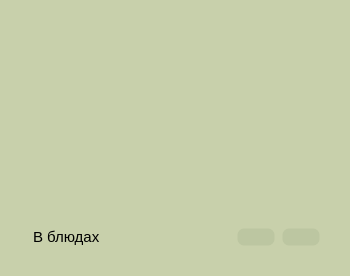
               <widget class="QFrame" name="frame_19">
                <property name="sizePolicy">
                 <sizepolicy hsizetype="Expanding" vsizetype="Preferred">
                  <horstretch>0</horstretch>
                  <verstretch>0</verstretch>
                 </sizepolicy>
                </property>
                <property name="minimumSize">
                 <size>
                  <width>350</width>
                  <height>0</height>
                 </size>
                </property>
                <property name="maximumSize">
                 <size>
                  <width>300</width>
                  <height>16777215</height>
                 </size>
                </property>
                <property name="font">
                 <font>
                  <family>a_FuturaRoundTitulSh</family>
                  <pointsize>10</pointsize>
                  <weight>75</weight>
                  <bold>true</bold>
                 </font>
                </property>
                <property name="styleSheet">
                 <string notr="true">background-color:#C8D0AB;
border: 3px solid transparent;
border-radius:30px;
</string>
                </property>
                <property name="frameShape">
                 <enum>QFrame::StyledPanel</enum>
                </property>
                <property name="frameShadow">
                 <enum>QFrame::Raised</enum>
                </property>
                <layout class="QVBoxLayout" name="verticalLayout_8">
                 <property name="leftMargin">
                  <number>20</number>
                 </property>
                 <property name="topMargin">
                  <number>20</number>
                 </property>
                 <property name="rightMargin">
                  <number>20</number>
                 </property>
                 <property name="bottomMargin">
                  <number>20</number>
                 </property>
                 <item>
                  <widget class="QTableWidget" name="tableWidget_ingr_in_dishes">
                   <property name="enabled">
                    <bool>true</bool>
                   </property>
                   <property name="sizePolicy">
                    <sizepolicy hsizetype="Preferred" vsizetype="Expanding">
                     <horstretch>0</horstretch>
                     <verstretch>0</verstretch>
                    </sizepolicy>
                   </property>
                   <property name="minimumSize">
                    <size>
                     <width>0</width>
                     <height>0</height>
                    </size>
                   </property>
                   <property name="focusPolicy">
                    <enum>Qt::NoFocus</enum>
                   </property>
                   <property name="styleSheet">
                    <string notr="true">QTableWidget:disabled{
color:black;
}
QTableWidget::item:selected:disabled{
color:black;
}
/* Яейки*/
* {
    gridline-color: #071e26 ;
    font-size: 10pt;
	spacing:15px;
}


/* Черная линия сбоку*/
QHeaderView{
background-color: rgb(200, 208, 171);
}
/* Левый квадрат*/
QTableCornerButton::section {
   background-color: transparent;
margin-top:12px;
margin-bottom:18px;
margin-right:15px;
margin-left:7px;
border-image: url(':/icons/icons_images/database.svg') 0 0 0 0 stretch stretch;
	
	
}
/*заголовки*/
QHeaderView::section {
    background-color: black;
	border: 1px solid transparent;
	border-radius:2px;
	font-size:16px;
	padding-bottom:9px;
	padding-right:10px;
}
/* Горизонтальные заголовки*/
QHeaderView::section:horizontal{
background-color: transparent;
color:black; 
border-radius:0px;
border-bottom:2px solid #BCC6A1;
margin-bottom:5px;
font-style: italic;
padding-top:6px;


}

/* Вертикальные заголовки*/
QHeaderView::section:vertical{
background-color: transparent;
color:black; 
font-size:12px;
border-radius:0px;
border-right:2px solid #BCC6A1;
margin-right:5px;
margin-bottom:4px;
font-style: italic;
padding-left:8px;
padding-top:9px;
padding-bottom:6px;
margin-top:-4px;
spacing:10px;
}

/*АКТИВНЫЕ СЕКЦИИ ПРИ НАВЕДЕНИИ!*/


/*ячейка при наведении*/
QTableWidget::item:hover {
	background-color:#E1E5C3;
	border-radius: 3px;
}
/* Горизонтальный активный сектор*/
QHeaderView::section:horizontal:hover{
background-color: #E1E5C3;
border-bottom:2px solid #BCC6A1;
border-radius: 5px;

}
/* Вертикальный активный сектор*/
QHeaderView::section:vertical:hover{
background-color: #E1E5C3;
border-right:2px solid #BCC6A1;
border-radius: 5px;
}
/*выделенная строка*/
QTableWidget::item:selected {
	background-color: #FBFFD8;
	border-radius: 3px;

}</string>
                   </property>
                   <property name="selectionMode">
                    <enum>QAbstractItemView::SingleSelection</enum>
                   </property>
                   <property name="selectionBehavior">
                    <enum>QAbstractItemView::SelectRows</enum>
                   </property>
                   <property name="showGrid">
                    <bool>false</bool>
                   </property>
                  </widget>
                 </item>
                 <item>
                  <widget class="QFrame" name="frame_20">
                   <property name="styleSheet">
                    <string notr="true">background-color:#C8D0AB;
border: 3px solid transparent;
border-radius:30px;</string>
                   </property>
                   <property name="frameShape">
                    <enum>QFrame::StyledPanel</enum>
                   </property>
                   <property name="frameShadow">
                    <enum>QFrame::Raised</enum>
                   </property>
                   <layout class="QHBoxLayout" name="horizontalLayout_12">
                    <property name="spacing">
                     <number>20</number>
                    </property>
                    <property name="leftMargin">
                     <number>0</number>
                    </property>
                    <property name="topMargin">
                     <number>0</number>
                    </property>
                    <property name="rightMargin">
                     <number>0</number>
                    </property>
                    <property name="bottomMargin">
                     <number>0</number>
                    </property>
                    <item alignment="Qt::AlignLeft">
                     <widget class="QLabel" name="label_4">
                      <property name="font">
                       <font>
                        <pointsize>11</pointsize>
                        <italic>false</italic>
                        <underline>false</underline>
                        <strikeout>false</strikeout>
                       </font>
                      </property>
                      <property name="styleSheet">
                       <string notr="true">width: 50%;</string>
                      </property>
                      <property name="text">
                       <string>В блюдах</string>
                      </property>
                     </widget>
                    </item>
                    <item alignment="Qt::AlignRight">
                     <widget class="QFrame" name="frame_21">
                      <property name="styleSheet">
                       <string notr="true">*{
background-color:transparent;
border: 3px solid transparent;
}
QPushButton {
border-radius:8px;
}

</string>
                      </property>
                      <property name="frameShape">
                       <enum>QFrame::StyledPanel</enum>
                      </property>
                      <property name="frameShadow">
                       <enum>QFrame::Raised</enum>
                      </property>
                      <layout class="QHBoxLayout" name="horizontalLayout_13">
                       <property name="spacing">
                        <number>5</number>
                       </property>
                       <property name="leftMargin">
                        <number>0</number>
                       </property>
                       <property name="topMargin">
                        <number>0</number>
                       </property>
                       <property name="rightMargin">
                        <number>0</number>
                       </property>
                       <property name="bottomMargin">
                        <number>0</number>
                       </property>
                       <item>
                        <widget class="QPushButton" name="pushButton_edit_ingr_in_dish">
                         <property name="enabled">
                          <bool>false</bool>
                         </property>
                         <property name="minimumSize">
                          <size>
                           <width>40</width>
                           <height>0</height>
                          </size>
                         </property>
                         <property name="styleSheet">
                          <string notr="true">QPushButton:enabled{
background-color:rgb(239, 199, 0);
}
QPushButton:disabled{
background-color:rgb(188, 198, 161);
}
QPushButton:hover{
background-color:rgb(255, 191, 0);
}
QPushButton:pressed{
background-color:rgb(252, 198, 1);
}
</string>
                         </property>
                         <property name="text">
                          <string/>
                         </property>
                         <property name="icon">
                          <iconset resource="icons/icons.qrc">
                           <normaloff>:/icons/icons_images/edit-2.svg</normaloff>:/icons/icons_images/edit-2.svg</iconset>
                         </property>
                         <property name="iconSize">
                          <size>
                           <width>20</width>
                           <height>20</height>
                          </size>
                         </property>
                        </widget>
                       </item>
                       <item>
                        <widget class="QPushButton" name="pushButton_delete_ingr_in_dish">
                         <property name="enabled">
                          <bool>false</bool>
                         </property>
                         <property name="minimumSize">
                          <size>
                           <width>40</width>
                           <height>0</height>
                          </size>
                         </property>
                         <property name="styleSheet">
                          <string notr="true">QPushButton:enabled{
background-color:rgb(255, 73, 73);
}
QPushButton:disabled{
background-color:rgb(188, 198, 161);
}
QPushButton:hover{
background-color:rgb(255, 0, 0);
}
QPushButton:pressed{
background-color:rgb(255, 73, 73);
}
</string>
                         </property>
                         <property name="text">
                          <string/>
                         </property>
                         <property name="icon">
                          <iconset resource="icons/icons.qrc">
                           <normaloff>:/icons/icons_images/delete.svg</normaloff>:/icons/icons_images/delete.svg</iconset>
                         </property>
                         <property name="iconSize">
                          <size>
                           <width>20</width>
                           <height>20</height>
                          </size>
                         </property>
                        </widget>
                       </item>
                      </layout>
                     </widget>
                    </item>
                   </layout>
                  </widget>
                 </item>
                </layout>
               </widget>
